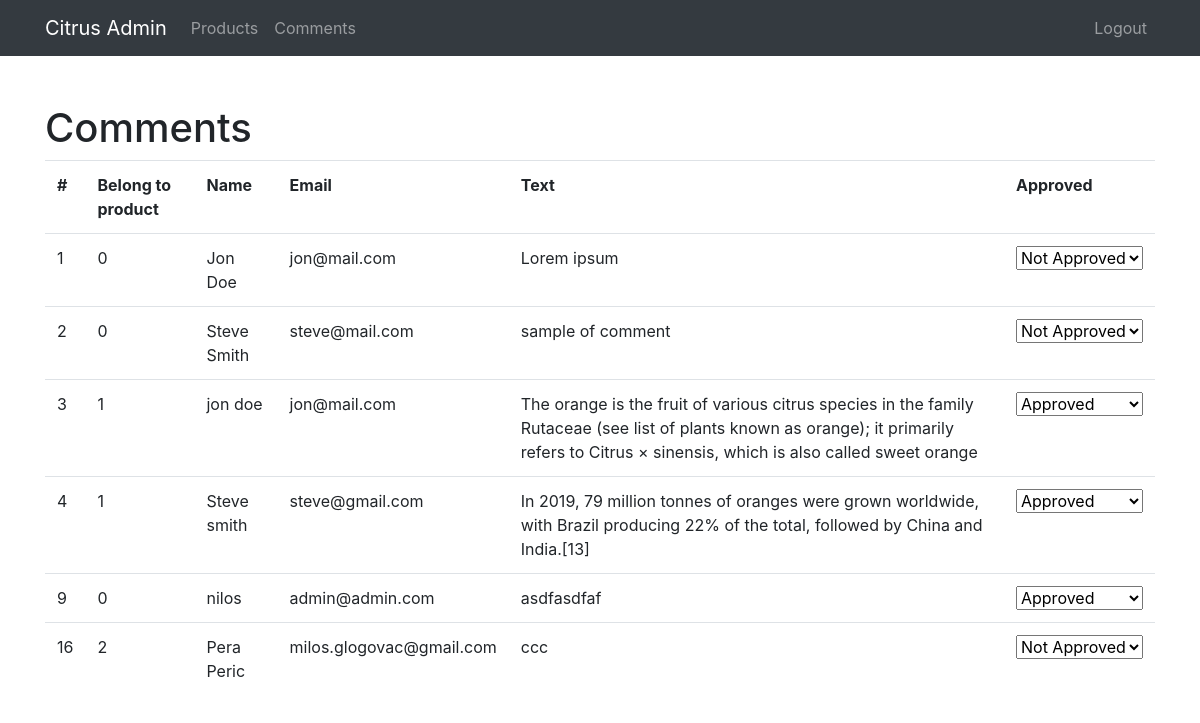
Page /admin/comments/index.php (signed in) on the committed database.
### tables this page shows
CREATE TABLE `comments` (
  `id` int(11) NOT NULL,
  `product_id` int(11) DEFAULT NULL,
  `name` varchar(255) NOT NULL,
  `email` varchar(255) NOT NULL,
  `text` text NOT NULL,
  `approved` tinyint(1) DEFAULT 0,
  `date` timestamp NOT NULL DEFAULT current_timestamp() ON UPDATE current_timestamp()
);

### app/Database/Database.php (called while the page is built, shortened)
<?php
class Database
{
    public function __construct()
    {
        try {
            $db = new PDO('mysql:host=localhost;dbname=citrus;charset=utf8mb4', 'root', '');
            $db->setAttribute(PDO::ATTR_ERRMODE, PDO::ERRMODE_EXCEPTION);
            $db->setAttribute(PDO::ATTR_EMULATE_PREPARES, false);
            $db->setAttribute(PDO::ATTR_DEFAULT_FETCH_MODE, PDO::FETCH_OBJ);
            $this->db = $db;
        }
        catch (PDOException $e) {
            echo "Connection Error: ". $e->getMessage();
        }
    }
}

### app/Models/Comment.php (called while the page is built, shortened)
<?php
class Comment extends Database {
    protected function all()
    {
        $stmt = $this->db->prepare("SELECT * FROM comments");
        $stmt->execute();
        return $stmt->fetchAll();
    }
}

### app/Controllers/CommentsController.php (called while the page is built, shortened)
<?php
class CommentsController extends Comment {
    public function index()
    {
        $result = $this->all();
        return $result;
    }
}

### public/admin/comments/index.php (the view, shortened to what this page needs)
<?php
$comments = new CommentsController;
require_once "../includes/header.php";
require_once "../includes/navbar.php";
?>
<div class="container mt-5">
    <h1>Comments</h1>
    <table class="table">
        <tr>
            <th>#</th>
            <th>Belong to product</th>
            <th>Name</th>
            <th>Email</th>
            <th>Text</th>
            <th>Approved</th>
        </tr>
        <?php foreach($comments->index() as $comment): ?>
            <tr>
                <td><?php echo $comment->id; ?></td>
                <td><?php echo $comment->product_id; ?></td>
                <td><?php echo $comment->name; ?></td>
                <td><?php echo $comment->email; ?></td>
                <td><?php echo $comment->text; ?></td>
                <td>
                    <form action="approve.php" method="POST">
                        <select name="approved" onchange="this.form.submit()">
                            <option <?php echo $comment->approved == 1 ? 'selected' : ''; ?> value="1">Approved</option>
                            <option <?php echo $comment->approved == 0 ? 'selected' : ''; ?> value="0">Not Approved</option>
                        </select>
                    </form>
                </td>
            </tr>
        <?php endforeach; ?>
    </table>
</div>
<?php require_once "../includes/footer.php"; ?>

### rows in the picture
comments: id "1", product "0", name "Jon Doe", email "jon@mail.com", text "Lorem ipsum", approved "Not Approved"
comments: id "2", product "0", name "Steve Smith", email "steve@mail.com", text "sample of comment", approved "Not Approved"
comments: id "3", product "1", name "jon doe", email "jon@mail.com", text "The orange is the fruit of various citrus species in the family Rutaceae (see list of plants known as orange); it primarily refers to Citrus × sinensis, which is also called sweet orange", approved "Approved"
comments: id "4", product "1", name "Steve smith", email "steve@gmail.com", text "In 2019, 79 million tonnes of oranges were grown worldwide, with Brazil producing 22% of the total, followed by China and India.[13]", approved "Approved"
comments: id "9", product "0", name "nilos", email "admin@admin.com", text "asdfasdfaf", approved "Approved"
comments: id "16", product "2", name "Pera Peric", email "milos.glogovac@gmail.com", text "ccc", approved "Not Approved"
